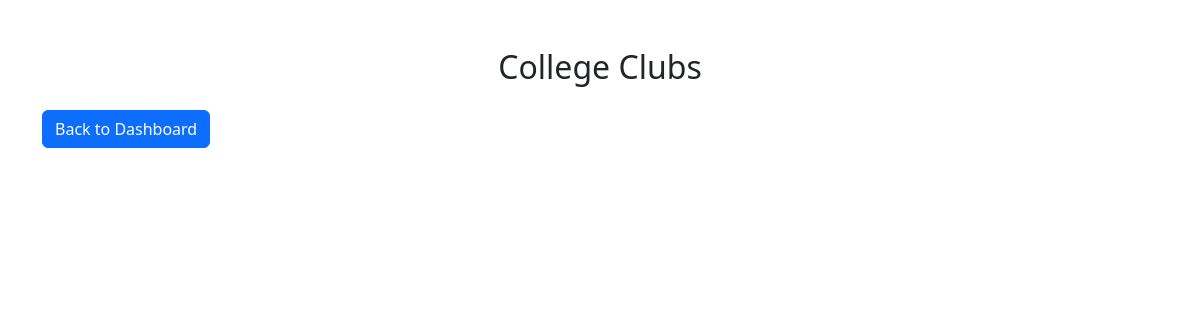
The app's page /clubs, older data.
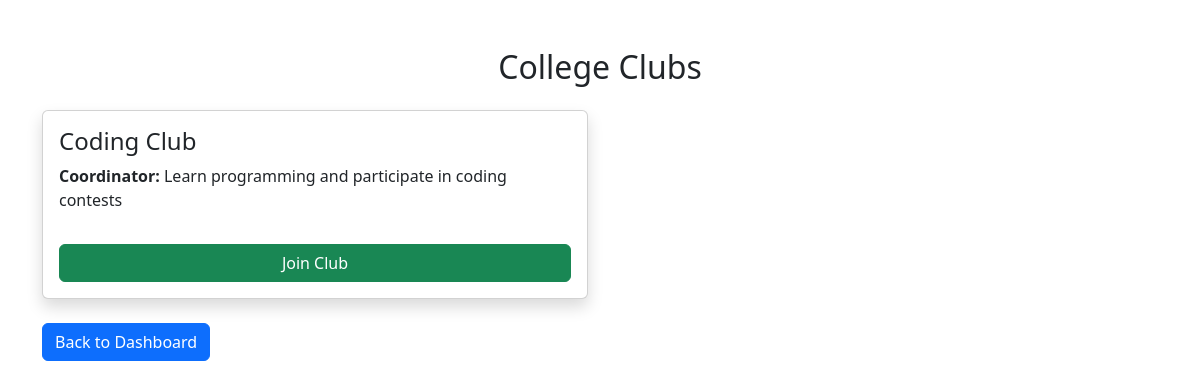
The same page, newer data.
### tables this page shows
CREATE TABLE clubs(
        id INTEGER PRIMARY KEY AUTOINCREMENT,
        name TEXT,
        description TEXT
    );

### app.py (the view)
@app.route('/clubs')
def clubs():
    conn = get_db_connection()
    club_data = conn.execute(
        "SELECT * FROM clubs"
    ).fetchall()
    conn.close()
    return render_template("clubs.html", clubs=club_data)

### app.py (called while the page is built)
def get_db_connection():
    conn = sqlite3.connect(DATABASE)
    conn.row_factory = sqlite3.Row
    return conn

### templates/clubs.html (shortened to what this page needs)
<!DOCTYPE html>
<html>
<head>
    <link href="https://cdn.jsdelivr.net/npm/bootstrap@5.3.3/dist/css/bootstrap.min.css" rel="stylesheet">
</head>
<body>
<div class="container mt-5">
<h2 class="text-center mb-4">College Clubs</h2>
<div class="row">
{% for club in clubs %}
<div class="col-md-6 mb-4">
<div class="card shadow p-3">
<h4>{{ club[1] }}</h4>
<p><strong>Coordinator:</strong> {{ club[2] }}</p>
<button class="btn btn-success">Join Club</button>
</div>
</div>
{% endfor %}
</div>
<a href="/dashboard" class="btn btn-primary">Back to Dashboard</a>
</div>
</body>
</html>

Row changes from the older to the newer data that the page shows:
added clubs: name "Coding Club", description "Learn programming and participate in coding contests"
